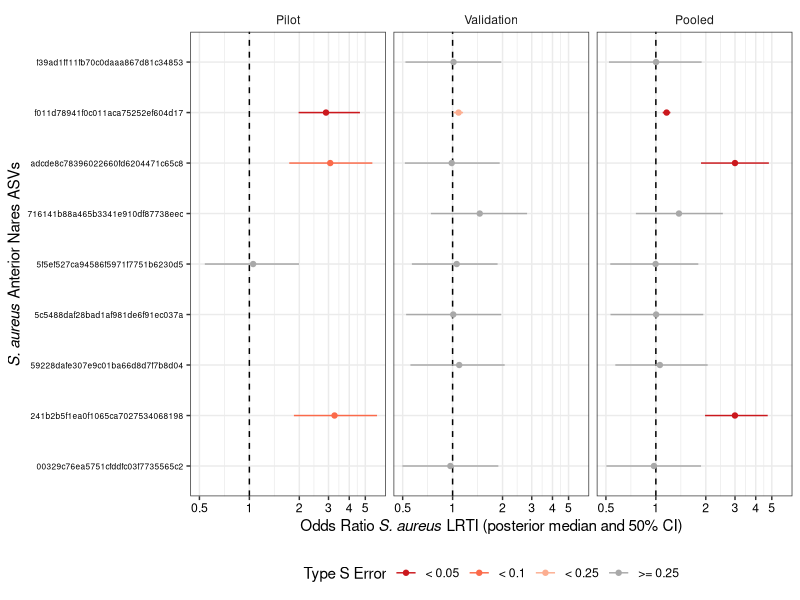
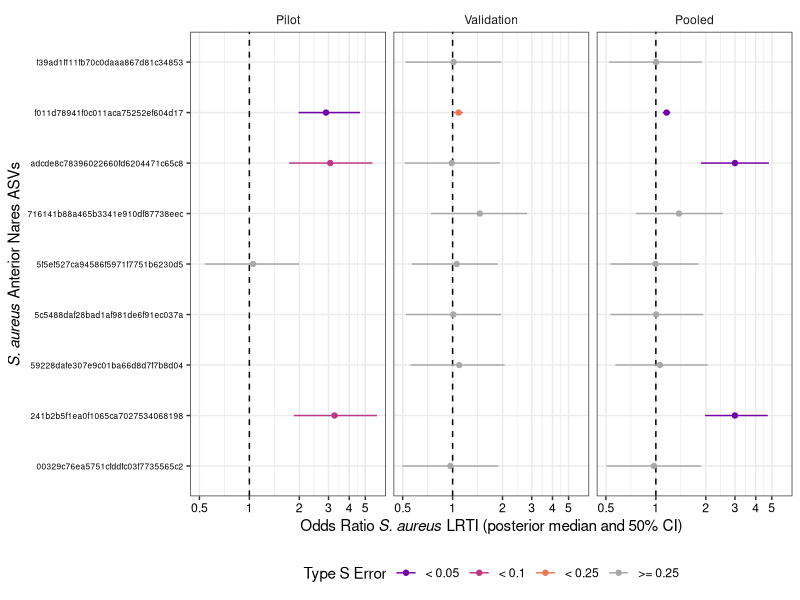
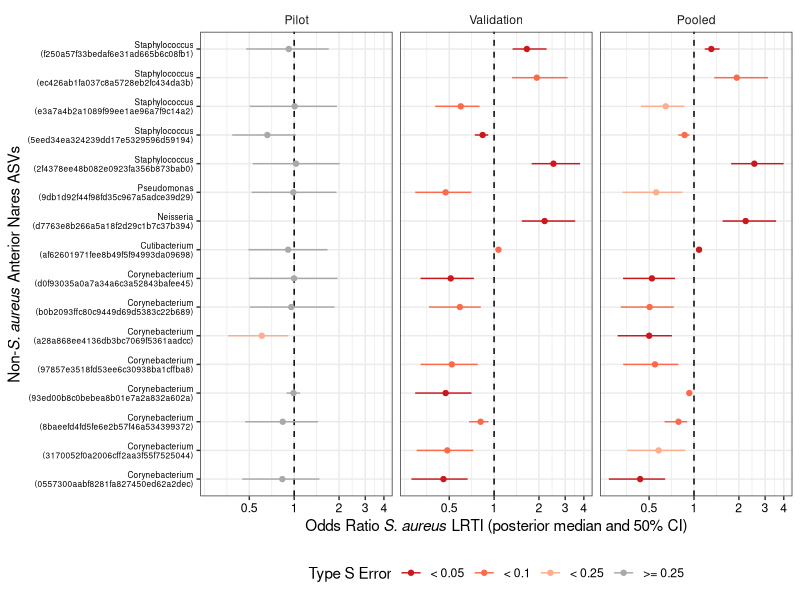
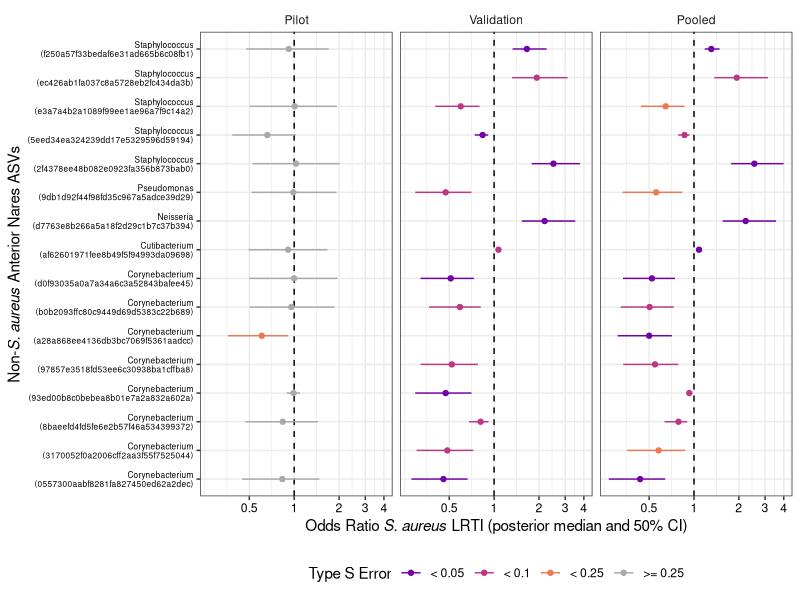
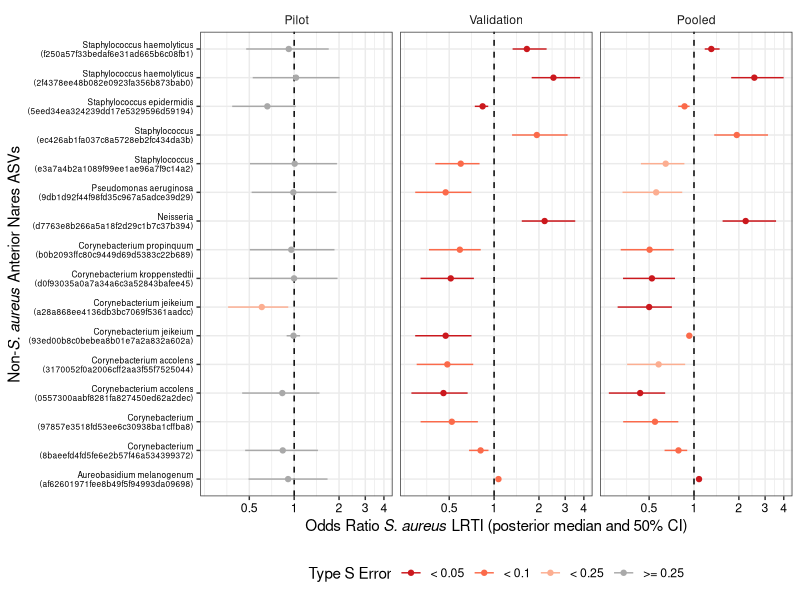
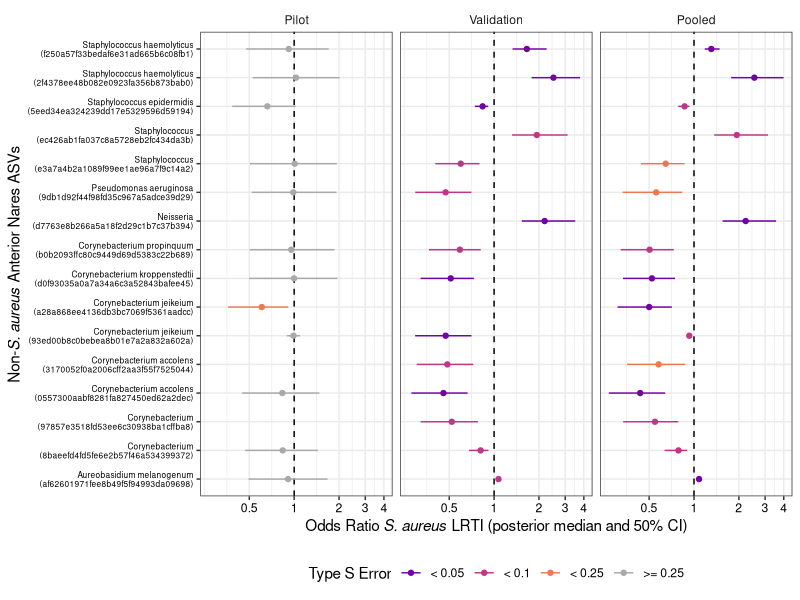
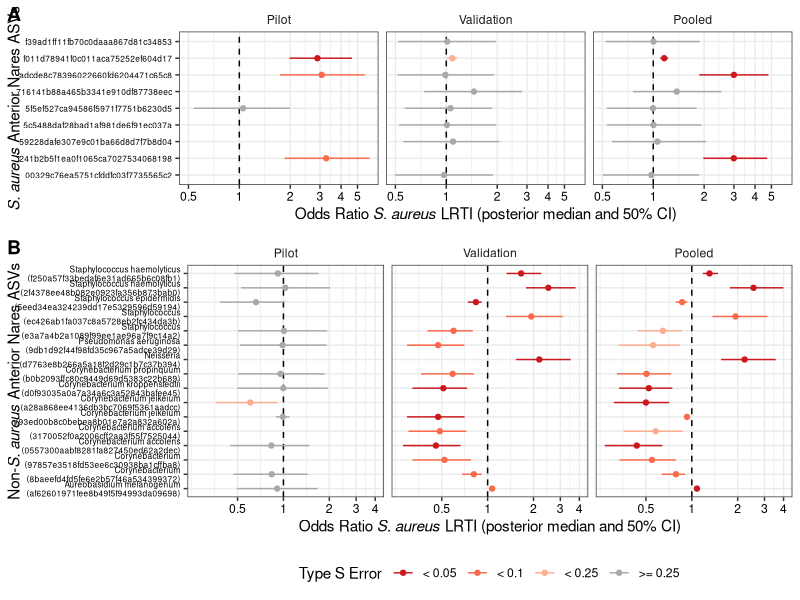

Source code (R) for these figures, in order:
#' ########################################
#' binomial model plots
#' ########################################
#' 
#' depends: output from m_binomial_models.R script
#' 

library(tidyverse)
library(cowplot)

#' ########################################
#' COMBINE COHORTS: LRTI ~ Sa ASVs
#' ########################################

lrti_binomial_Sa_cohorts <- bind_rows(mutate(read_csv("./models/binomial/staph_lrti_model-AN_Sa_ASVs_only-reghs_scaled_reads_POOLED_seqvar.csv"), cohort = 'Pooled'),
                                      mutate(read_csv("./models/binomial/staph_lrti_model-AN_Sa_ASVs_only-reghs_scaled_reads_PILOT_seqvar.csv"), cohort = 'Pilot'),
                                      mutate(read_csv("./models/binomial/staph_lrti_model-AN_Sa_ASVs_only-reghs_scaled_reads_VALIDATION_seqvar.csv"), cohort = 'Validation')) %>%
  filter(grepl('beta',parameter))
lrti_binomial_Sa_cohorts


lrti_binomial_Sa_cohorts %>%
  mutate(cohort = factor(cohort, levels = c('Pilot','Validation','Pooled')),
         typeS10 = typeS_10_neg | typeS_10_pos,
         typeS5 = typeS_5_neg | typeS_5_pos,
         typeS25 = typeS_25_neg | typeS_25_pos,
         typeScol = ifelse(typeS5, "< 0.05", ifelse(typeS10, "< 0.1", ifelse(typeS25, "< 0.25", ">= 0.25")))) %>% #count(typeScol)
  group_by(seqvar_id) %>%
  mutate(checktypeS = sum(typeS25, na.rm = TRUE)) %>%
  ungroup() %>%
  #filter(checktypeS > 0) %>%
  mutate(blast_genus = gsub(" 1","",blast_genus),
         seqvar_lab = paste0(blast_genus,"\n(",seqvar_id,")")) %>%
  mutate_at(.vars = vars(mean, se_mean, sd, contains("%")), .funs = ~ exp(.x)) %>% # convert posterior samples to OR scale
  ggplot(data = .) +
  geom_vline(xintercept = 1, linetype = 2) +
  geom_segment(aes(x = `25%`, xend = `75%`, y = seqvar_id, yend = seqvar_id, colour = typeScol)) +
  geom_point(aes(x = `50%`, y = seqvar_id, colour = typeScol)) +
  facet_wrap(~cohort, nrow = 1) +
  #scale_colour_viridis_d(option = "C") +
  scale_colour_manual(values = c('< 0.05' = '#cb181d', '< 0.1' = '#fb6a4a', '< 0.25' = '#fcae91', '>= 0.25' = 'darkgrey')) +
  #scale_x_continuous(breaks = seq(from = -1, to = 5, by = 1), trans = "log2") +
  scale_x_continuous(breaks = c(0.5, 1, 2, 3, 4, 5), labels = c("0.5", "1", "2", "3", "4", "5"), trans = "log10") +
  #scale_x_log10() +
  theme_bw() +
  theme(strip.background = element_blank(),
        axis.text.x = element_text(colour = 'black'),
        axis.text.y = element_text(colour = 'black', size = 6),
        plot.title = element_text(hjust = 0),
        plot.subtitle = element_text(hjust = 0, size = 10),
        legend.position = 'bottom') +
  labs(x = expression(paste("Odds Ratio ",italic("S. aureus")," LRTI ","(posterior median and 50% CI)")),
       y = expression(paste(italic("S. aureus"), " Anterior Nares ASVs")),
       colour = "Type S Error") -> p_lrti_binomial_Sa_cohorts

p_lrti_binomial_Sa_cohorts

# ggsave(plot = p_lrti_binomial_Sa_cohorts, filename = "./figs/main/p_lrti_binomial_Sa_cohorts.png", height = 4, width = 8, units = "in", dpi = 600)
# ggsave(plot = p_lrti_binomial_Sa_cohorts, filename = "./figs/main/p_lrti_binomial_Sa_cohorts.pdf", height = 4, width = 8, units = "in")


# test version with viridis plasma color scale:
p_lrti_binomial_Sa_cohorts +
  scale_colour_manual(values = c('< 0.05' = '#7301A8FF', '< 0.1' = '#BD3786FF', '< 0.25' = '#ED7953FF', '>= 0.25' = 'darkgrey'))





#' ########################################
#' COMBINE COHORTS: LRTI ~ Sa + other microbiome ASVs
#' ########################################
# 
# lrti_binomial_Sa_ASV_cohorts <- bind_rows(mutate(read_csv("./models/binomial/staph_lrti_model-AN_Sa_ASVs_microbiome-reghs_scaled_reads_POOLED_seqvar.csv"), cohort = 'Pooled'),
#                                           mutate(read_csv("./models/binomial/staph_lrti_model-AN_Sa_ASVs_microbiome-reghs_scaled_reads_PILOT_seqvar.csv"), cohort = 'Pilot'),
#                                           mutate(read_csv("./models/binomial/staph_lrti_model-AN_Sa_ASVs_microbiome-reghs_scaled_reads_VALIDATION_seqvar.csv"), cohort = 'Validation')) %>%
#   filter(grepl('beta',parameter))
# lrti_binomial_Sa_ASV_cohorts
# 
# 
# lrti_binomial_Sa_ASV_cohorts %>%
#   mutate(cohort = factor(cohort, levels = c('Pilot','Validation','Pooled')),
#          typeS10 = typeS_10_neg | typeS_10_pos,
#          typeS5 = typeS_5_neg | typeS_5_pos,
#          typeS25 = typeS_25_neg | typeS_25_pos,
#          typeScol = ifelse(typeS5, "< 0.05", ifelse(typeS10, "< 0.1", ifelse(typeS25, "< 0.25", ">= 0.25")))) %>% #count(typeScol)
#   group_by(seqvar_id) %>%
#   mutate(checktypeS = sum(typeS10) > 0) %>%
#   ungroup() %>%
#   filter(checktypeS) %>% # filter to at least one cohort with type S error < 10%
#   mutate(blast_genus = gsub(" 1","",blast_genus),
#          seqvar_lab = paste0(blast_genus,"\n(",seqvar_id,")")) %>%
#   mutate_at(.vars = vars(mean, se_mean, sd, contains("%")), .funs = ~ exp(.x)) %>% # convert posterior samples to OR scale
#   #
#   ggplot(data = .) +
#   geom_vline(xintercept = 1, linetype = 2) +
#   geom_segment(aes(x = `25%`, xend = `75%`, y = seqvar_lab, yend = seqvar_lab, colour = typeScol)) +
#   geom_point(aes(x = `50%`, y = seqvar_lab, colour = typeScol)) +
#   facet_wrap(~cohort, nrow = 1) +
#   scale_colour_manual(values = c('< 0.05' = '#cb181d', '< 0.1' = '#fb6a4a', '< 0.25' = '#fcae91', '>= 0.25' = 'darkgrey')) +
#   #scale_x_continuous(breaks = seq(from = -1, to = 5, by = 1), trans = "log2") +
#   scale_x_continuous(breaks = c(0.5, 1, 2, 3, 4, 5), labels = c("0.5", "1", "2", "3", "4", "5"), trans = "log10") +
#   #scale_x_log10() +
#   theme_bw() +
#   theme(strip.background = element_blank(),
#         axis.text.x = element_text(colour = 'black'),
#         axis.text.y = element_text(colour = 'black', size = 6),
#         plot.title = element_text(hjust = -0.5),
#         plot.subtitle = element_text(hjust = 0, size = 10),
#         legend.position = "bottom") +
#   labs(x = expression(paste("Odds Ratio ",italic("S. aureus")," LRTI ","(posterior median and 50% CI)")),
#        y = expression(paste("Non-",italic("S. aureus")," Anterior Nares ASVs")),
#        colour = "Type S Error") -> p_lrti_binomial_Sa_ASV_cohorts
# 
# p_lrti_binomial_Sa_ASV_cohorts
# 
# ggsave(plot = p_lrti_binomial_Sa_ASV_cohorts, filename = "./figs/main/p_lrti_binomial_Sa_ASV_cohorts.png", height = 5, width = 8, units = "in", dpi = 600)
# ggsave(plot = p_lrti_binomial_Sa_ASV_cohorts, filename = "./figs/main/p_lrti_binomial_Sa_ASV_cohorts.pdf", height = 5, width = 8, units = "in")





#' ########################################
#' COMBINE COHORTS: LRTI ~ Sa + other microbiome ASVs + antibiotics (7-days prior)
#' ########################################

lrti_binomial_Sa_ASV_abx_cohorts <- bind_rows(mutate(read_csv("./models/binomial/staph_lrti_model-AN_Sa_ASVs_microbiome_abx-reghs_scaled_reads_POOLED_seqvar.csv"), cohort = 'Pooled'),
                                              mutate(read_csv("./models/binomial/staph_lrti_model-AN_Sa_ASVs_microbiome_abx-reghs_scaled_reads_PILOT_seqvar.csv"), cohort = 'Pilot'),
                                              mutate(read_csv("./models/binomial/staph_lrti_model-AN_Sa_ASVs_microbiome_abx-reghs_scaled_reads_VALIDATION_seqvar.csv"), cohort = 'Validation')) %>%
  filter(grepl('beta',parameter))
lrti_binomial_Sa_ASV_abx_cohorts


lrti_binomial_Sa_ASV_abx_cohorts %>%
  mutate(cohort = factor(cohort, levels = c('Pilot','Validation','Pooled')),
         typeS10 = typeS_10_neg | typeS_10_pos,
         typeS5 = typeS_5_neg | typeS_5_pos,
         typeS25 = typeS_25_neg | typeS_25_pos,
         typeScol = ifelse(typeS5, "< 0.05", ifelse(typeS10, "< 0.1", ifelse(typeS25, "< 0.25", ">= 0.25")))) %>% #count(typeScol)
  group_by(seqvar_id) %>%
  mutate(checktypeS = sum(typeS10) > 0) %>%
  ungroup() %>%
  filter(checktypeS) %>% # filter to type S error < 10%
  mutate(blast_genus = gsub(" 1","",blast_genus),
         seqvar_lab = paste0(blast_genus,"\n(",seqvar_id,")")) %>%
  mutate_at(.vars = vars(mean, se_mean, sd, contains("%")), .funs = ~ exp(.x)) %>% # convert posterior samples to OR scale
  ggplot(data = .) +
  geom_vline(xintercept = 1, linetype = 2) +
  geom_segment(aes(x = `25%`, xend = `75%`, y = seqvar_lab, yend = seqvar_lab, colour = typeScol)) +
  geom_point(aes(x = `50%`, y = seqvar_lab, colour = typeScol)) +
  facet_wrap(~cohort, nrow = 1) +
  scale_colour_manual(values = c('< 0.05' = '#cb181d', '< 0.1' = '#fb6a4a', '< 0.25' = '#fcae91', '>= 0.25' = 'darkgrey')) +
  #scale_x_continuous(breaks = seq(from = -1, to = 5, by = 1), trans = "log2") +
  scale_x_continuous(breaks = c(0.5, 1, 2, 3, 4, 5), labels = c("0.5", "1", "2", "3", "4", "5"), trans = "log10") +
  #scale_x_log10() +
  theme_bw() +
  theme(strip.background = element_blank(),
        axis.text.x = element_text(colour = 'black'),
        axis.text.y = element_text(colour = 'black', size = 6),
        plot.title = element_text(hjust = -0.5),
        plot.subtitle = element_text(hjust = 0, size = 10),
        legend.position = "bottom") +
  labs(x = expression(paste("Odds Ratio ",italic("S. aureus")," LRTI ","(posterior median and 50% CI)")),
       y = expression(paste("Non-",italic("S. aureus")," Anterior Nares ASVs")),
       colour = "Type S Error") -> p_lrti_binomial_Sa_ASV_abx_cohorts

p_lrti_binomial_Sa_ASV_abx_cohorts

# ggsave(plot = p_lrti_binomial_Sa_ASV_abx_cohorts, filename = "./figs/main/p_lrti_binomial_Sa_ASV_abx_cohorts.png", height = 5, width = 8, units = "in", dpi = 600)
# ggsave(plot = p_lrti_binomial_Sa_ASV_abx_cohorts, filename = "./figs/main/p_lrti_binomial_Sa_ASV_abx_cohorts.pdf", height = 5, width = 8, units = "in")


# test version with viridis plasma color scale:
p_lrti_binomial_Sa_ASV_abx_cohorts +
  scale_colour_manual(values = c('< 0.05' = '#7301A8FF', '< 0.1' = '#BD3786FF', '< 0.25' = '#ED7953FF', '>= 0.25' = 'darkgrey'))






#' ########################################
#' ADD SPECIES LABELS -- COMBINE COHORTS: LRTI ~ Sa + other microbiome ASVs + antibiotics (7-days prior)
#' ########################################

lrti_binomial_Sa_ASV_abx_cohorts <- bind_rows(mutate(read_csv("./models/binomial/staph_lrti_model-AN_Sa_ASVs_microbiome_abx-reghs_scaled_reads_POOLED_seqvar.csv"), cohort = 'Pooled'),
                                              mutate(read_csv("./models/binomial/staph_lrti_model-AN_Sa_ASVs_microbiome_abx-reghs_scaled_reads_PILOT_seqvar.csv"), cohort = 'Pilot'),
                                              mutate(read_csv("./models/binomial/staph_lrti_model-AN_Sa_ASVs_microbiome_abx-reghs_scaled_reads_VALIDATION_seqvar.csv"), cohort = 'Validation')) %>%
  filter(grepl('beta',parameter))
lrti_binomial_Sa_ASV_abx_cohorts


lrti_binomial_Sa_ASV_abx_cohorts %>%
  mutate(cohort = factor(cohort, levels = c('Pilot','Validation','Pooled')),
         typeS10 = typeS_10_neg | typeS_10_pos,
         typeS5 = typeS_5_neg | typeS_5_pos,
         typeS25 = typeS_25_neg | typeS_25_pos,
         typeScol = ifelse(typeS5, "< 0.05", ifelse(typeS10, "< 0.1", ifelse(typeS25, "< 0.25", ">= 0.25")))) %>% #count(typeScol)
  group_by(seqvar_id) %>%
  mutate(checktypeS = sum(typeS10) > 0) %>%
  ungroup() %>%
  filter(checktypeS) %>% # filter to type S error < 10%
  #count(best)
  mutate(blast_genus = gsub(" 1","",blast_genus),
         seqvar_lab = paste0(blast_genus,"\n(",seqvar_id,")"),
         best_lab = paste0(gsub(" 1| ATCC 49725| W23144| PA99","",best),"\n(",seqvar_id,")")
         ) %>%
  mutate_at(.vars = vars(mean, se_mean, sd, contains("%")), .funs = ~ exp(.x)) %>% # convert posterior samples to OR scale
  ggplot(data = .) +
  geom_vline(xintercept = 1, linetype = 2) +
  geom_segment(aes(x = `25%`, xend = `75%`, y = best_lab, yend = best_lab, colour = typeScol)) +
  geom_point(aes(x = `50%`, y = best_lab, colour = typeScol)) +
  facet_wrap(~cohort, nrow = 1) +
  scale_colour_manual(values = c('< 0.05' = '#cb181d', '< 0.1' = '#fb6a4a', '< 0.25' = '#fcae91', '>= 0.25' = 'darkgrey')) +
  #scale_x_continuous(breaks = seq(from = -1, to = 5, by = 1), trans = "log2") +
  scale_x_continuous(breaks = c(0.5, 1, 2, 3, 4, 5), labels = c("0.5", "1", "2", "3", "4", "5"), trans = "log10") +
  #scale_x_log10() +
  theme_bw() +
  theme(strip.background = element_blank(),
        axis.text.x = element_text(colour = 'black'),
        axis.text.y = element_text(colour = 'black', size = 6),
        plot.title = element_text(hjust = -0.5),
        plot.subtitle = element_text(hjust = 0, size = 10),
        legend.position = "bottom") +
  labs(x = expression(paste("Odds Ratio ",italic("S. aureus")," LRTI ","(posterior median and 50% CI)")),
       y = expression(paste("Non-",italic("S. aureus")," Anterior Nares ASVs")),
       colour = "Type S Error") -> p_lrti_binomial_Sa_ASV_abx_cohorts

p_lrti_binomial_Sa_ASV_abx_cohorts

# ggsave(plot = p_lrti_binomial_Sa_ASV_abx_cohorts, filename = "./figs/main/p_lrti_binomial_Sa_ASV_abx_cohorts.png", height = 5, width = 8, units = "in", dpi = 600)
# ggsave(plot = p_lrti_binomial_Sa_ASV_abx_cohorts, filename = "./figs/main/p_lrti_binomial_Sa_ASV_abx_cohorts.pdf", height = 5, width = 8, units = "in")


# test version with viridis plasma color scale:
p_lrti_binomial_Sa_ASV_abx_cohorts +
  scale_colour_manual(values = c('< 0.05' = '#7301A8FF', '< 0.1' = '#BD3786FF', '< 0.25' = '#ED7953FF', '>= 0.25' = 'darkgrey'))




#' #######################################
#' FIGURE: compose ORIGINAL two plots for Figure 2 (using cowplot package)
#' #######################################

ggdraw(plot_grid(p_lrti_binomial_Sa_cohorts + theme(legend.position = "none"), p_lrti_binomial_Sa_ASV_abx_cohorts, nrow = 2, rel_heights = c(3.5,5.5), labels = c("A","B"))) -> p_lrti_model_combined
p_lrti_model_combined

# ggsave(plot = p_lrti_model_combined, filename = "./figs/main/p_lrti_model_combined.png", height = 9, width = 8, units = "in", dpi = 600)
# ggsave(plot = p_lrti_model_combined, filename = "./figs/main/p_lrti_model_combined.svg", height = 9, width = 8, units = "in", system_fonts = list(sans = "Roboto"))
# ggsave(plot = p_lrti_model_combined, filename = "./figs/main/p_lrti_model_combined.pdf", height = 9, width = 8, units = "in")





#
###
#####
###
#


